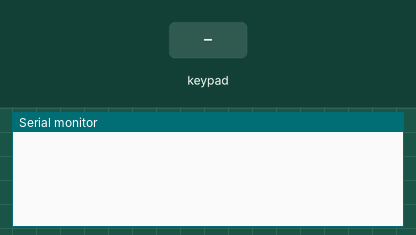
Simulated run of this sketch. Board: Arduino Uno, built with avr-gcc and run on an emulated ATmega328P. Parts: the last lines printed to the serial monitor. The test bench sets the inputs (shaded band).

Above: at 1.2 s.
1.3 s: key '1' pressed
At 2.4 s:
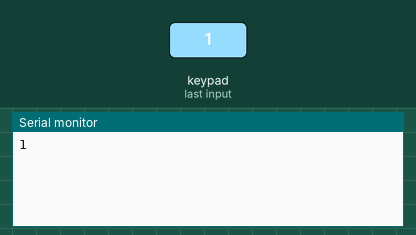
2.9 s: keypad keys 2 0 2 3 0 9 2 0 pressed 0.4 s apart
At 6.2 s:
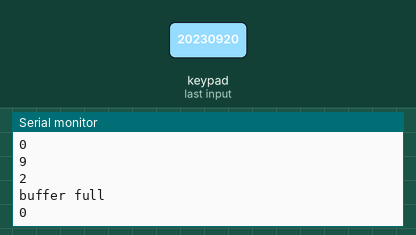
7.6 s: key 'A' pressed
At 8.8 s:
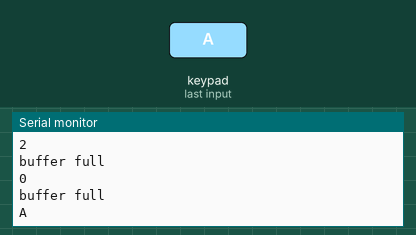
9.1 s: keypad keys 2 0 2 3 0 9 2 0 # pressed 0.4 s apart
At 13.5 s:
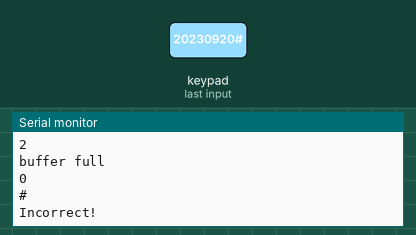
14.2 s: key 'B' pressed
At 14.7 s:
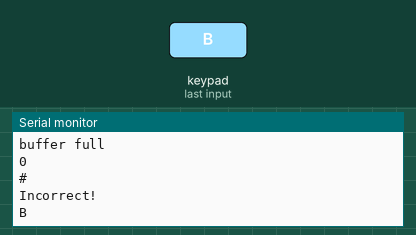
15.8 s: keypad keys 2 0 2 3 0 9 2 0 * pressed 0.4 s apart
At 20.1 s:
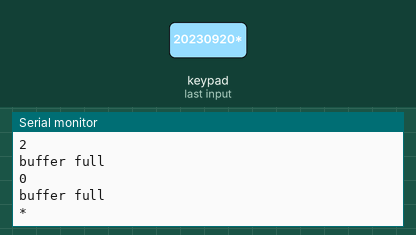
Timing chart, 0 to 21.6 s (numbered marks = the images above; inputs shaded):
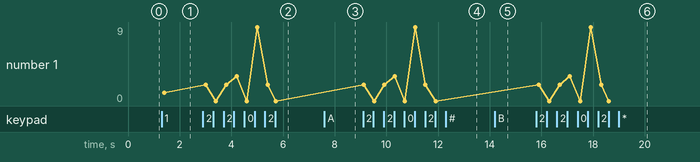

The sketch:

Lab2-1.ino
```cpp
#include <Keypad.h>   //引用Keypad函式庫
#include <Password.h> //引用Password函式庫
#define KEY_ROWS 4    //按鍵模組的列數
#define KEY_COLS 4    //按鍵模組的行數

//Keypad設定
const byte colPins[4] = {2, 3, 4, 5};
const byte rowPins[4] = {A0, A1, A2, A3};
const char keymap[KEY_ROWS][KEY_COLS] = { {'1','2','3','A'},
                                          {'4','5','6','B'},
                                          {'7','8','9','C'},
                                          {'*','0','#','D'} };
Keypad myKeypad = Keypad(makeKeymap(keymap),rowPins,colPins,KEY_ROWS,KEY_COLS);

//全域變數設定
Password password = Password("20230920");
char buffer[8];
int pos = 0;

    /* Do something */

void setup()
{
  Serial.begin(9600);
  // set(password);
}

void loop()
{
//輸入答案
  char customKey = myKeypad.getKey();
    if (customKey != NO_KEY && customKey!='#'){
      if (pos == 8) {
        Serial.println("buffer full");
      }
      else {
        buffer[pos] = customKey;
        delay(100);
        pos++;
      }
    }


  if (customKey){
    Serial.println(customKey);

//判斷答案正確性
    if(customKey == '#')
    {
      True_OR_False(8);
    }
  }
}

void True_OR_False(int buffer_index)
{
  for(int i=0; i<buffer_index; i++) password.append(buffer[i]);

  if( password.evaluate()==1 )
  {
    Serial.println("Correct");
    /* Do something */
  }
  else if( password.evaluate()==0 )
  {
    Serial.println("Incorrect!");
    /* Do something */
  }
  /* Do something */
  password.reset();
  clearBuffer();
}

void clearBuffer() {
  for (int i = 0; i < 8; i++) {
    buffer[i] = '\0'; // Set all elements to null character
  }
  pos = 0; // Reset position to 0
}
```

Measured:
- after the input at 1.3 s, the serial monitor: prints a new line after 0.10 s (image 1)
- after the input at 2.9 s, the serial monitor: prints a new line after 0.10 s (image 2)
- after the input at 7.6 s, the serial monitor: prints a new line at once (image 3)
- after the input at 9.1 s, the serial monitor: prints a new line at once (image 4)
- after the input at 14.2 s, the serial monitor: prints a new line after 0.10 s (image 5)
- after the input at 15.8 s, the serial monitor: prints a new line after 0.10 s (image 6)
- plotted number 1: 1 → 0 after the input at 2.9 s
